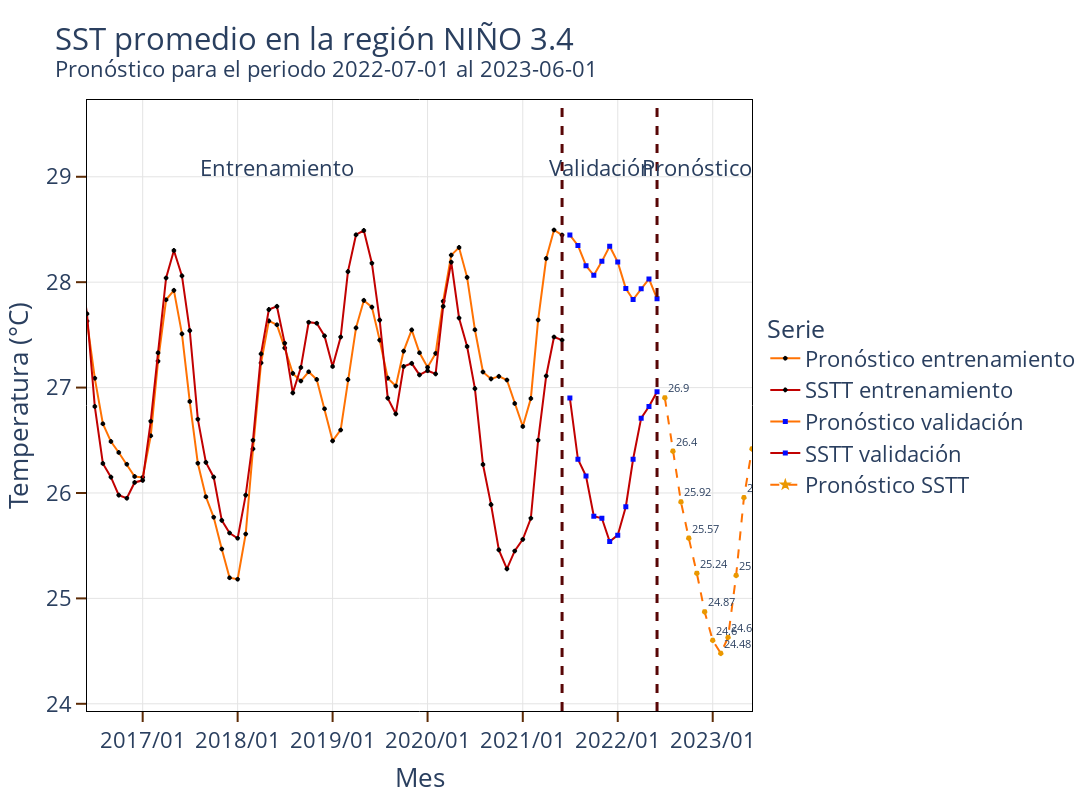

The notebook cell this image was saved under:
### Code cell
fig = training_model.graf(data_figure_ajuste=pd_summary[pd_summary.type=='training'],
                        data_figure_validacion=pd_summary[pd_summary.type=='validation'],
                        data_figure_pronostico=pd_summary[pd_summary.type=='self_prediction'],
                        y='nino34_mean',
                        y_predict='prediction_nino34_mean')

fig.write_image('./figure/nino34/pronostico_sstt.png')
fig.show()

### Figure 1 — Plotly figure (JSON) as saved in the notebook; plotly's stock layout.template omitted (floating-point values rounded to 4 significant figures; data arrays with more than 128 entries replaced by an {"elided": "..."} marker saying what was removed)
{"data": [{"line": {"color": "#FF7203", "width": 2}, "marker": {"color": "#000000", "line": {"color": "#000000", "width": 3}, "size": 3, "symbol": "x-thin"}, "mode": "lines+markers", "name": "Pronóstico entrenamiento", "textfont": {"size": 11}, "type": "scatter", "x": {"elided": "858 str values"}, "y": {"elided": "858 float values"}}, {"line": {"color": "#C10101", "width": 2}, "marker": {"color": "#000000", "line": {"color": "#000000", "width": 3}, "size": 3, "symbol": "x-thin"}, "mode": "lines+markers", "name": "SSTT entrenamiento", "textfont": {"size": 11}, "type": "scatter", "x": {"elided": "858 str values"}, "y": {"elided": "858 float values"}}, {"line": {"color": "#FF7203", "width": 2}, "marker": {"color": "#030BFF", "line": {"color": "#030BFF", "width": 2}, "size": 3, "symbol": "square"}, "mode": "lines+markers", "name": "Pronóstico validación", "textfont": {"size": 11}, "type": "scatter", "x": ["2021-07-01T00:00:00", "2021-08-01T00:00:00", "2021-09-01T00:00:00", "2021-10-01T00:00:00", "2021-11-01T00:00:00", "2021-12-01T00:00:00", "2022-01-01T00:00:00", "2022-02-01T00:00:00", "2022-03-01T00:00:00", "2022-04-01T00:00:00", "2022-05-01T00:00:00", "2022-06-01T00:00:00"], "y": [28.45, 28.35, 28.16, 28.07, 28.2, 28.34, 28.19, 27.94, 27.84, 27.94, 28.03, 27.84]}, {"line": {"color": "#C10101", "width": 2}, "marker": {"color": "#030BFF", "line": {"color": "#030BFF", "width": 2}, "size": 3, "symbol": "square"}, "mode": "lines+markers", "name": "SSTT validación", "textfont": {"size": 11}, "type": "scatter", "x": ["2021-07-01T00:00:00", "2021-08-01T00:00:00", "2021-09-01T00:00:00", "2021-10-01T00:00:00", "2021-11-01T00:00:00", "2021-12-01T00:00:00", "2022-01-01T00:00:00", "2022-02-01T00:00:00", "2022-03-01T00:00:00", "2022-04-01T00:00:00", "2022-05-01T00:00:00", "2022-06-01T00:00:00"], "y": [26.9, 26.32, 26.16, 25.78, 25.76, 25.54, 25.6, 25.87, 26.32, 26.71, 26.82, 26.96]}, {"line": {"color": "#FF7203", "dash": "dash", "width": 2}, "marker": {"color": "#EA9800", "line": {"color": "#EA9800", "width": 3}, "size": 3, "symbol": "star"}, "mode": "lines+markers+text", "name": "Pronóstico SSTT", "text": ["26.9", "26.4", "25.92", "25.57", "25.24", "24.87", "24.6", "24.48", "24.63", "25.22", "25.96", "26.42"], "textfont": {"size": 11}, "textposition": "top right", "type": "scatter", "x": ["2022-07-01T00:00:00", "2022-08-01T00:00:00", "2022-09-01T00:00:00", "2022-10-01T00:00:00", "2022-11-01T00:00:00", "2022-12-01T00:00:00", "2023-01-01T00:00:00", "2023-02-01T00:00:00", "2023-03-01T00:00:00", "2023-04-01T00:00:00", "2023-05-01T00:00:00", "2023-06-01T00:00:00"], "y": [26.9, 26.4, 25.92, 25.57, 25.24, 24.87, 24.6, 24.48, 24.63, 25.22, 25.96, 26.42]}], "layout": {"annotations": [{"showarrow": false, "text": "Entrenamiento", "x": "2018-06-01T00:00:00", "y": 29, "yshift": 10}, {"showarrow": false, "text": "Validación", "x": "2021-11-01T00:00:00", "y": 29, "yshift": 10}, {"showarrow": false, "text": "Pronóstico", "x": "2022-11-01T00:00:00", "y": 29, "yshift": 10}], "font": {"size": 22}, "height": 800, "legend": {"font": {"size": 22}, "title": {"font": {"size": 25}, "text": "Serie"}, "y": 0.5}, "plot_bgcolor": "rgba(0,0,0,0)", "shapes": [{"line": {"color": "#580606", "dash": "dash", "width": 3}, "type": "line", "x0": "2021-06-01T00:00:00", "x1": "2021-06-01T00:00:00", "xref": "x", "y0": 0, "y1": 1, "yref": "y domain"}, {"line": {"color": "#580606", "dash": "dash", "width": 3}, "type": "line", "x0": "2022-06-01T00:00:00", "x1": "2022-06-01T00:00:00", "xref": "x", "y0": 0, "y1": 1, "yref": "y domain"}], "title": {"text": "\n                            SST promedio en la región NIÑO 3.4 \n                            <br><sup>Pronóstico para el periodo 2022-07-01 al 2023-06-01</sup>\n                            "}, "uniformtext": {"minsize": 8, "mode": "hide"}, "width": 1500, "xaxis": {"gridcolor": "#E4E4E4", "linecolor": "black", "linewidth": 1, "mirror": true, "range": ["2016-06-01T00:00:00", "2023-06-01T00:00:00"], "showline": true, "tickcolor": "#5C2B05", "tickformat": "%Y/%m", "ticklen": 10, "ticks": "outside", "tickwidth": 2, "title": {"text": "Mes"}}, "yaxis": {"gridcolor": "#E4E4E4", "linecolor": "black", "linewidth": 1, "mirror": true, "showline": true, "tickcolor": "#5C2B05", "ticklen": 10, "ticks": "outside", "tickwidth": 2, "title": {"text": "Temperatura (°C)"}}}}
